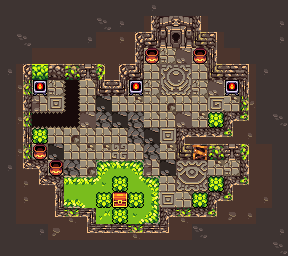

A level layout from a 2D game, rendered from its tile map. Below: a short description, then the map file with its tile-grid data intact:
An orthogonal 18x16 tile map with 16x16 px tiles, 3 tile layers (Ground, Objects, Walls).

<map version="1.10" tiledversion="1.11.1" orientation="orthogonal" renderorder="right-down" width="18" height="16" tilewidth="16" tileheight="16" infinite="0" nextlayerid="4" nextobjectid="1">
 <tileset firstgid="1" source="DungeonTiles.tsx" />
 <layer id="2" name="Ground" width="18" height="16">
  <data encoding="csv">
340,340,340,340,340,340,340,340,344,180,344,340,340,340,340,344,344,344,
340,340,340,340,340,340,176,180,344,340,340,340,340,340,340,340,340,180,
344,176,340,340,340,180,376,175,380,376,376,376,175,380,340,340,344,180,
340,340,540,544,380,376,540,544,540,130,129,88,130,376,540,340,340,340,
180,544,544,376,376,544,544,544,544,130,169,170,130,380,544,175,180,340,
340,339,87,129,359,130,540,339,130,129,210,211,129,88,130,376,340,340,
340,376,128,85,359,130,950,130,87,130,89,130,130,86,87,175,340,340,
340,540,195,195,358,88,954,950,954,130,130,88,87,89,175,540,340,176,
340,376,130,130,89,130,130,130,954,950,85,540,540,175,544,175,340,340,
340,380,87,950,130,87,87,84,130,954,87,540,175,544,544,380,376,340,
180,540,376,130,954,89,392,393,394,128,950,251,252,87,129,339,544,340,
344,175,339,393,393,393,433,475,435,436,130,292,293,129,376,544,544,340,
340,175,380,557,557,515,475,475,475,477,85,130,129,540,380,376,175,340,
344,380,380,540,339,476,476,475,517,518,129,376,544,376,339,175,340,344,
340,340,180,339,376,175,540,380,544,175,376,540,176,340,340,340,340,180,
340,340,340,340,340,340,344,340,340,344,344,340,340,340,344,340,340,176
</data>
 </layer>
 <layer id="3" name="Objects" width="18" height="16">
  <data encoding="csv">
0,0,0,0,0,0,0,0,0,0,0,0,0,0,0,0,0,0,
0,0,0,0,0,0,0,0,0,0,0,0,0,0,0,0,0,0,
0,0,0,0,0,0,0,0,0,0,0,0,0,0,0,0,0,0,
0,0,0,0,0,0,0,0,0,784,0,0,784,0,0,0,0,0,
0,0,0,0,0,0,0,0,0,0,0,0,0,0,0,0,0,0,
0,0,493,0,0,0,0,0,493,0,0,0,0,0,493,0,0,0,
0,0,0,0,0,0,0,0,0,0,0,0,0,0,0,0,0,0,
0,0,0,0,0,0,0,0,0,0,0,0,0,825,0,0,0,0,
0,0,825,0,0,0,0,0,0,0,0,0,0,0,0,0,0,0,
0,0,784,0,0,0,0,0,0,0,0,0,0,0,0,0,0,0,
0,0,0,784,0,0,0,0,0,0,0,0,0,0,0,0,0,0,
0,0,0,0,0,0,0,825,0,0,0,0,0,825,0,0,0,0,
0,0,0,0,0,0,825,948,825,0,0,0,825,0,0,0,0,0,
0,0,0,0,0,0,0,825,0,0,0,0,0,0,0,0,0,0,
0,0,0,0,0,0,0,0,0,0,0,0,0,0,0,0,0,0,
0,0,0,0,0,0,0,0,0,0,0,0,0,0,0,0,0,0
</data>
 </layer>
 <layer id="1" name="Walls" width="18" height="16">
  <data encoding="csv">
0,0,0,0,0,0,0,0,0,0,0,0,0,0,0,0,0,0,
0,0,0,0,0,0,0,0,0,253,579,580,257,0,0,0,0,0,
0,0,0,0,0,0,0,0,212,418,620,621,425,421,0,0,0,0,
0,0,0,0,0,0,0,0,253,0,0,0,0,462,0,0,0,0,
0,212,388,173,188,333,231,172,418,0,0,0,0,425,378,379,0,0,
0,268,0,0,0,0,420,418,0,0,0,0,0,0,0,462,0,0,
0,253,0,0,0,0,0,0,0,0,0,0,0,0,0,272,0,0,
0,268,0,0,0,0,0,0,0,0,0,0,0,0,297,313,0,0,
0,458,0,0,0,0,0,0,0,0,0,297,337,337,313,0,0,0,
0,268,0,0,0,0,0,0,0,0,0,425,113,188,333,231,0,0,
0,336,295,0,0,0,0,0,0,0,0,0,0,0,0,257,0,0,
0,0,336,295,0,0,0,0,0,0,0,0,0,0,297,313,0,0,
0,0,0,458,0,0,0,0,0,0,0,0,0,297,313,0,0,0,
0,0,0,499,352,500,0,0,0,0,297,352,337,313,0,0,0,0,
0,0,0,0,0,541,542,542,352,542,503,0,0,0,0,0,0,0,
0,0,0,0,0,0,0,0,0,0,0,0,0,0,0,0,0,0
</data>
 </layer>
</map>
